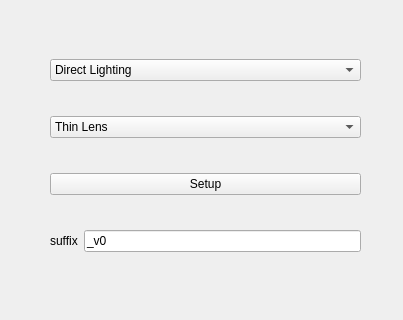
<?xml version="1.0" encoding="UTF-8"?>
<ui version="4.0">
 <class>Form</class>
 <widget class="QWidget" name="Form">
  <property name="geometry">
   <rect>
    <x>0</x>
    <y>0</y>
    <width>403</width>
    <height>320</height>
   </rect>
  </property>
  <property name="minimumSize">
   <size>
    <width>390</width>
    <height>300</height>
   </size>
  </property>
  <property name="windowTitle">
   <string>Form</string>
  </property>
  <widget class="QWidget" name="verticalLayoutWidget">
   <property name="geometry">
    <rect>
     <x>50</x>
     <y>30</y>
     <width>311</width>
     <height>251</height>
    </rect>
   </property>
   <layout class="QVBoxLayout" name="verticalLayout">
    <item>
     <widget class="QComboBox" name="comboBox">
      <item>
       <property name="text">
        <string>Direct Lighting</string>
       </property>
      </item>
      <item>
       <property name="text">
        <string>Path Tracing</string>
       </property>
      </item>
      <item>
       <property name="text">
        <string>PMC</string>
       </property>
      </item>
      <item>
       <property name="text">
        <string>PhotonTracing</string>
       </property>
      </item>
     </widget>
    </item>
    <item>
     <widget class="QComboBox" name="comboBox_2">
      <item>
       <property name="text">
        <string>Thin Lens</string>
       </property>
      </item>
      <item>
       <property name="text">
        <string>Panoramic</string>
       </property>
      </item>
      <item>
       <property name="text">
        <string>Baking</string>
       </property>
      </item>
      <item>
       <property name="text">
        <string>Universal</string>
       </property>
      </item>
     </widget>
    </item>
    <item>
     <widget class="QPushButton" name="setup">
      <property name="text">
       <string>Setup</string>
      </property>
     </widget>
    </item>
    <item>
     <layout class="QHBoxLayout" name="horizontalLayout">
      <item>
       <widget class="QLabel" name="label">
        <property name="text">
         <string>suffix</string>
        </property>
       </widget>
      </item>
      <item>
       <widget class="QLineEdit" name="suffix">
        <property name="text">
         <string>_v0</string>
        </property>
       </widget>
      </item>
     </layout>
    </item>
   </layout>
  </widget>
 </widget>
 <resources/>
 <connections/>
</ui>
